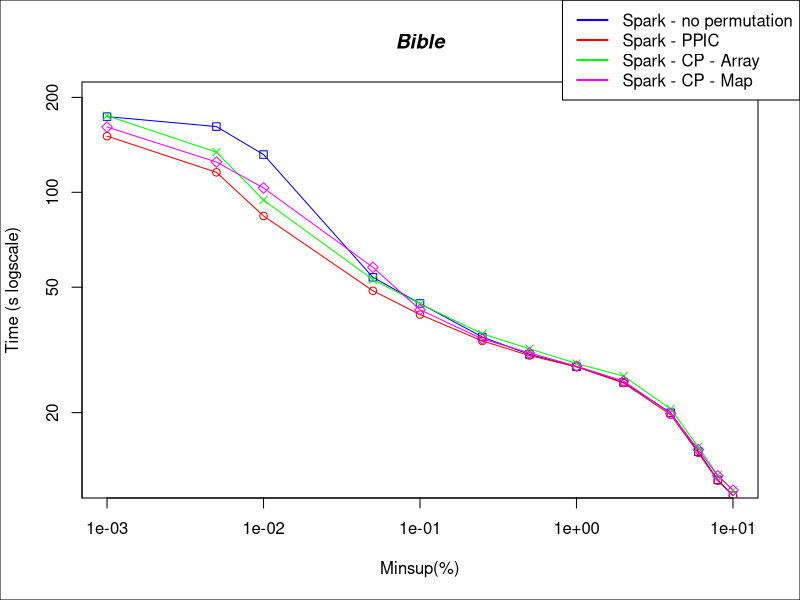

R code for this plot:

#DATA
x <- c(0.00001, 0.00005, 0.0001, 0.0005, 0.001, 0.0025, 0.005, 0.01, 0.02, 0.04, 0.06, 0.08, 0.10)*100

sparkNP <-c(173812, 161610, 131754, 53738, 44395, 34756, 30610, 27974, 24947, 19987, 15044, 12239, 10914)/1000
sparkPPIC <- c(150723, 115710, 84153, 48707, 40943, 33764, 30361, 27948, 24831, 19688, 14911, 12159, 10918)/1000
sparkCP <- c(174918, 134047, 94492, 52838, 44268, 35571, 31890, 28635, 26119, 20543, 15576, 12683, 11354)/1000
sparkCPMap <- c(161097, 124742, 103206, 57818, 42406, 34255, 30945, 28075, 25188, 19871, 15265, 12617, 11349)/1000

#PLOT
plot(x,sparkNP, log = "xy", type="o", pch=0, xlab="Minsup(%)", ylab="Time (s logscale)", col="blue", ylim=c(12, 200))
lines(x,sparkPPIC, col="red", type="o", pch=1)
lines(x,sparkCP, col="green", type="o", pch=4)
lines(x,sparkCPMap, col="magenta", type="o", pch=5)

title(main="Bible", font.main=4)

par(fig = c(0, 1, 0, 1), oma = c(0, 0, 0, 0), mar = c(0, 0, 0, 0), new = TRUE)
plot(0, 0, type = "n", bty = "n", xaxt = "n", yaxt = "n")

#Pretty up
legend("topright", legend=c("Spark - no permutation", "Spark - PPIC", "Spark - CP - Array", "Spark - CP - Map"), lty=c(1,1),lwd=c(2,2), col=c("blue","red", "green", "magenta"))
box()
